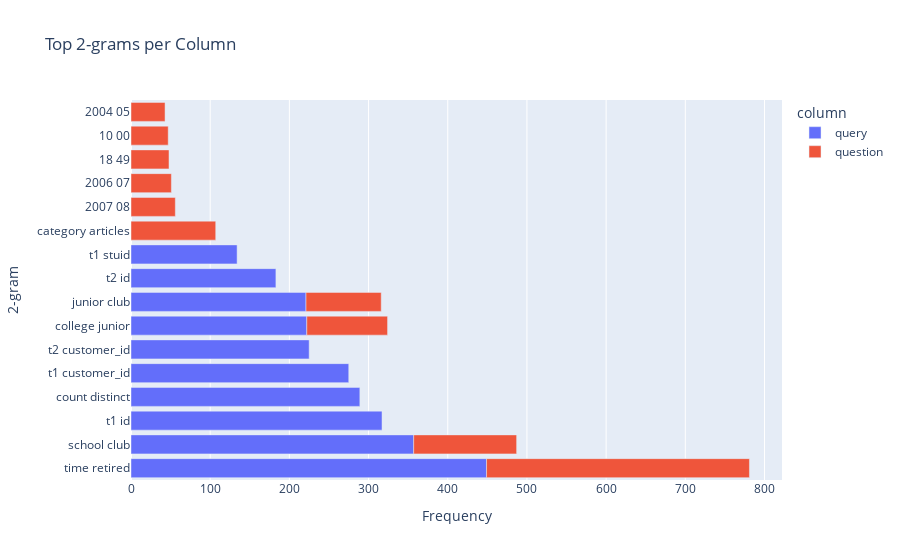

The notebook cell saved with this chart:
### Code cell
def get_top_ngram(corpus, n=None, top_k=10):
    vec = CountVectorizer(ngram_range=(n, n), stop_words='english').fit(corpus)
    bag_of_words = vec.transform(corpus)
    sum_words = bag_of_words.sum(axis=0)
    words_freq = [(word, sum_words[0, idx])
                  for word, idx in vec.vocabulary_.items()]
    words_freq = sorted(words_freq, key=lambda x: x[1], reverse=True)
    return words_freq[:top_k]

# Collect top n-grams for each column
ngram_data = []
n = 2  # or 1 for unigrams, 3 for trigrams, etc.

for col in cols:
    new = df[col].astype(str).str.lower().str.split().dropna().values.tolist()
    corpus = [word for sublist in new for word in sublist]
    top_ngrams = get_top_ngram(corpus, n=n, top_k=10)
    
    for gram, count in top_ngrams:
        ngram_data.append({
            'ngram': gram,
            'count': count,
            'column': col
        })

# Convert to DataFrame and plot
ngram_df = pd.DataFrame(ngram_data)

fig = px.bar(ngram_df, x='count', y='ngram', color='column', orientation='h',
             title=f'Top {n}-grams per Column')

fig.update_layout(xaxis_title='Frequency', yaxis_title=f'{n}-gram')

### Figure 1 — Plotly figure (JSON) as saved in the notebook; plotly's stock layout.template omitted (floating-point values rounded to 4 significant figures)
{"data": [{"hovertemplate": "column=query<br>count=%{x}<br>ngram=%{y}<extra></extra>", "legendgroup": "query", "marker": {"color": "#636efa", "pattern": {"shape": ""}}, "name": "query", "orientation": "h", "showlegend": true, "textposition": "auto", "type": "bar", "x": [449, 357, 317, 289, 275, 225, 222, 221, 183, 134], "xaxis": "x", "y": ["time retired", "school club", "t1 id", "count distinct", "t1 customer_id", "t2 customer_id", "college junior", "junior club", "t2 id", "t1 stuid"], "yaxis": "y"}, {"hovertemplate": "column=question<br>count=%{x}<br>ngram=%{y}<extra></extra>", "legendgroup": "question", "marker": {"color": "#EF553B", "pattern": {"shape": ""}}, "name": "question", "orientation": "h", "showlegend": true, "textposition": "auto", "type": "bar", "x": [332, 130, 107, 102, 95, 56, 51, 48, 47, 43], "xaxis": "x", "y": ["time retired", "school club", "category articles", "college junior", "junior club", "2007 08", "2006 07", "18 49", "10 00", "2004 05"], "yaxis": "y"}], "layout": {"barmode": "relative", "legend": {"title": {"text": "column"}, "tracegroupgap": 0}, "title": {"text": "Top 2-grams per Column"}, "xaxis": {"anchor": "y", "domain": [0, 1], "title": {"text": "Frequency"}}, "yaxis": {"anchor": "x", "domain": [0, 1], "title": {"text": "2-gram"}}}}
